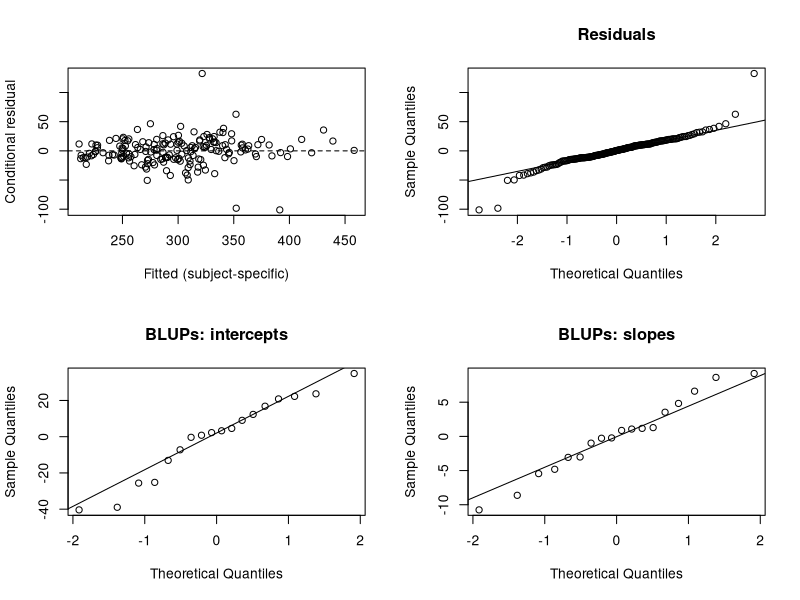

The R script that drew this image:
# 16-inference-diagnostics.R --- plain-script version of 16-inference-diagnostics.Rmd
# Statistical Modelling (BAM), IE University --- Prof. Dae-Jin Lee (daelee@faculty.ie.edu)
# Run from the r-examples/ folder:  Rscript 16-inference-diagnostics.R

#' ---
#' title: "Session 16 — Inference and diagnostics for LMMs"
#' author: "Prof. Dae-Jin Lee (daelee@faculty.ie.edu)"
#' output: html_document
#' ---
#' 

#' 
## ----data---------------------------------------------------------------------
library(lme4)
data(sleepstudy)
m_ri  <- lmer(Reaction ~ Days + (1 | Subject), data = sleepstudy)       # REML
m_ris <- lmer(Reaction ~ Days + (Days | Subject), data = sleepstudy)    # REML

#' 
#' ## Fixed effects: Wald t statistics
#' 
#' `lme4` prints $t = \hat\beta_k/\mathrm{se}(\hat\beta_k)$ but no p-value, because
#' the reference distribution is not exactly $t$ with a known df. With 18 subjects
#' the normal approximation is rough but the effect here is huge.
#' 
## ----wald---------------------------------------------------------------------
cf <- summary(m_ris)$coefficients
cbind(cf, p_normal = 2 * pnorm(-abs(cf[, "t value"])))

#' 
#' ## Fixed effects: likelihood ratio test needs ML fits
#' 
#' Models that differ in their fixed effects must be compared with ML, not REML.
#' 
## ----lrt-fixed----------------------------------------------------------------
m1_ml <- update(m_ris, REML = FALSE)
m0_ml <- update(m1_ml, . ~ . - Days)
anova(m0_ml, m1_ml)
# What NOT to do: a "LRT" from REML fits with different X
m0_reml <- update(m_ris, . ~ . - Days)
2 * (logLik(m_ris) - logLik(m0_reml))   # not a valid LRT statistic

#' 
#' `anova()` on two `lmer` fits refits them with ML automatically (the message
#' "refitting model(s) with ML"); use `refit = FALSE` only when the fixed effects
#' are the same.
#' 
#' ## Profile-likelihood confidence intervals
#' 
## ----confint------------------------------------------------------------------
confint(m_ris, method = "profile")

#' 
#' ## Testing a variance component: the boundary problem
#' 
#' $H_0: \sigma_b^2 = 0$ puts the parameter on the boundary of $[0, \infty)$.
#' The LRT statistic is then a 50:50 mixture of $\chi^2_0$ (a point mass at 0)
#' and $\chi^2_1$, so the p-value is half the naive one.
#' 
## ----lrt-intercept------------------------------------------------------------
m_lm <- lm(Reaction ~ Days, data = sleepstudy)
m_ri_ml <- update(m_ri, REML = FALSE)
T_int <- as.numeric(2 * (logLik(m_ri_ml) - logLik(m_lm)))
c(T = T_int, p_naive = pchisq(T_int, 1, lower.tail = FALSE),
  p_mixture = 0.5 * pchisq(T_int, 1, lower.tail = FALSE))

#' 
#' Random slope (with its correlation) against random intercept: same fixed
#' effects, so REML fits can be compared. Under $H_0$ the statistic is a 50:50
#' mixture of $\chi^2_1$ and $\chi^2_2$.
#' 
## ----lrt-slope----------------------------------------------------------------
a <- anova(m_ri, m_ris, refit = FALSE)
a
T_slope <- a$Chisq[2]
c(p_naive = pchisq(T_slope, 2, lower.tail = FALSE),
  p_mixture = 0.5 * pchisq(T_slope, 1, lower.tail = FALSE) +
              0.5 * pchisq(T_slope, 2, lower.tail = FALSE))

#' 
#' ## Checking the 50:50 mixture by simulation
#' 
#' Simulate from the fitted model *without* a random intercept and refit both.
#' 
## ----boundary-sim-------------------------------------------------------------
set.seed(2027)
sim_T <- replicate(300, {
  ys <- simulate(m_lm)[, 1]
  d  <- transform(sleepstudy, ys = ys)
  f1 <- suppressMessages(lmer(ys ~ Days + (1 | Subject), data = d, REML = FALSE))
  max(0, as.numeric(2 * (logLik(f1) - logLik(lm(ys ~ Days, data = d)))))
})
c(share_zero = mean(sim_T < 1e-6),            # close to 1/2
  q95_sim = unname(quantile(sim_T, 0.95)),    # compare with qchisq(0.90, 1) = 2.71
  q95_mixture = qchisq(0.90, 1))

#' 
#' ## AIC
#' 
## ----aic----------------------------------------------------------------------
m_unc <- lmer(Reaction ~ Days + (Days || Subject), data = sleepstudy)   # rho = 0
AIC(m_ri, m_unc, m_ris)      # REML fits: comparable because X is the same

#' 
#' ## Diagnostics at both levels
#' 
## ----diagnostics, fig.width = 9, fig.height = 7-------------------------------
res <- resid(m_ris)                 # conditional residuals y - X beta - Z b
fit <- fitted(m_ris)
re  <- ranef(m_ris)$Subject
op <- par(mfrow = c(2, 2))
plot(fit, res, xlab = "Fitted (subject-specific)", ylab = "Conditional residual")
abline(h = 0, lty = 2)
qqnorm(res, main = "Residuals"); qqline(res)
qqnorm(re[, 1], main = "BLUPs: intercepts"); qqline(re[, 1])
qqnorm(re[, 2], main = "BLUPs: slopes"); qqline(re[, 2])
par(op)
# Which observations have the largest standardised residuals?
head(sleepstudy[order(-abs(resid(m_ris, scaled = TRUE))), ], 3)
